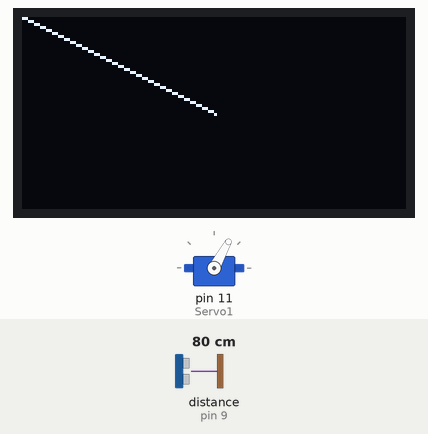
Simulated run of this sketch. Board: Arduino Uno, built with avr-gcc and run on an emulated ATmega328P. On the bench: 128×64 one-colour display, servo. Wiring (inferred from the names in the program): ultrasonic range finder: trigger pin 8; echo pin 9. Inputs (shaded band) come from the test bench; at power-on: distance to the obstacle (sensor on pin 9) 80 cm. The echo pulse lasts 58.3 µs per cm.

Above: at 4.2 s.
4.3 s: distance to the obstacle (sensor on pin 9) set to 2 cm
At 4.6 s:
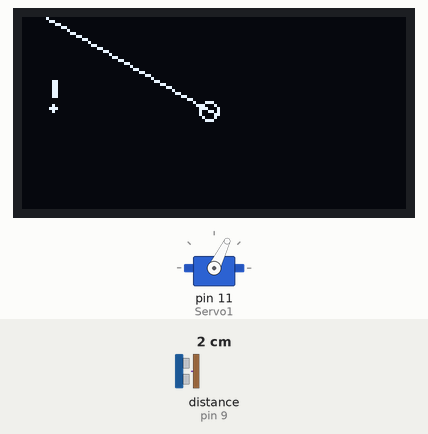
6.5 s: distance to the obstacle (sensor on pin 9) set to 60 cm
At 6.81 s:
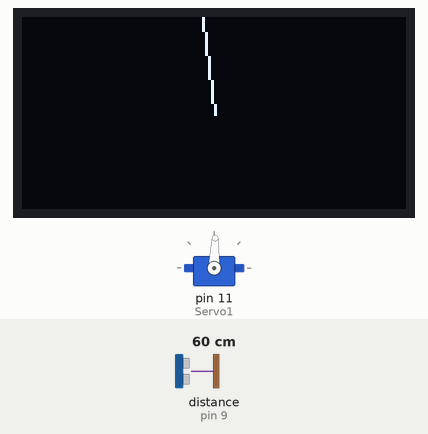
8.7 s: distance to the obstacle (sensor on pin 9) set to 4 cm
At 8.88 s:
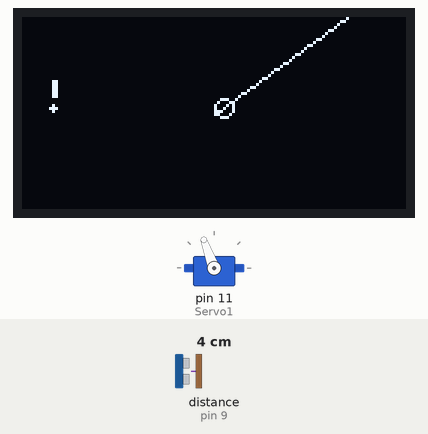
10.8 s: distance to the obstacle (sensor on pin 9) set to 120 cm
At 11.1 s:
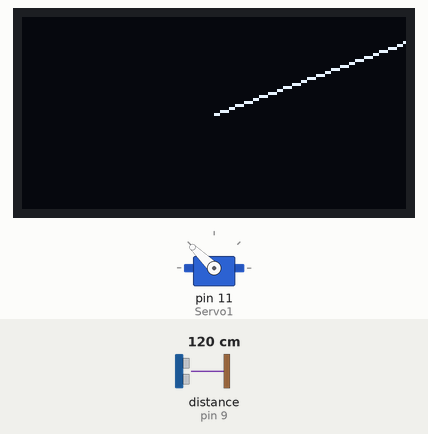
13.0 s: distance to the obstacle (sensor on pin 9) set to 250 cm
Timing chart, 0 to 15.5 s (numbered marks = the images above; inputs shaded):
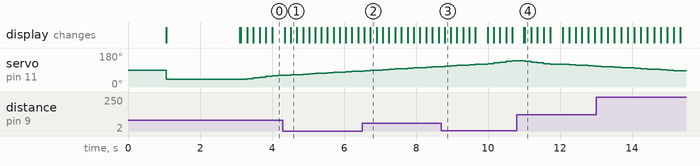

Measured:
- after the input at 4.3 s, the display: first differs from a run without the input after 0.22 s (image 1)
- after the input at 6.5 s, the display: first differs from a run without the input after 0.23 s (image 2)
- after the input at 8.7 s, the display: changes after 0.10 s (image 3)
- after the input at 10.8 s, the display: first differs from a run without the input after 0.22 s (image 4)

The sketch:

mini_radar_system.ino
```cpp
#include <SPI.h>
#include <Wire.h>
#include <Adafruit_GFX.h>
#include <Adafruit_SSD1306.h>
#include <Servo.h>
#define Trig 8
#define Echo 9

Adafruit_SSD1306 display(-1);
Servo Servo1;

void setup()
{
  // initialize with the I2C addr 0x3C
  display.begin(SSD1306_SWITCHCAPVCC, 0x3C);
  pinMode(Trig, OUTPUT);
  pinMode(Echo, INPUT);
  Servo1.attach(11);
  delay(1000);
  Servo1.write(40);
  display.clearDisplay();
  display.setTextSize(1);
  display.setTextColor(WHITE);
  display.setCursor(20, 10);
  display.println("Arduino RADAR");
  display.display();
  delay(2000);


}
long distance, duration, Distance;
void loop() {
  int i, j, k, l, m, n;  //Define Loop variables

  for (i = 10; i >= 0; i -= 2)         //loop for moving the line from centre left to top left
  {
    int servomap = map(i, 0, 10, 60, 40);   //map the servo values
    Distance = Distance_value();  //get the distance sensor value by calling the function
    if (Distance > 40 )   //if object is out of range (no circle will be displayed on the line
    {
      display.clearDisplay();
      Servo1.write(servomap);
      display.drawLine(64, 32, 0, i, WHITE );    //draw a line
      display.display();
      delay(100);
    }
    else if (Distance >= 0 && Distance <= 40)  //if object is in range
    {
      int xmap1 = map(Distance, 0, 40, 64, 0);    //map funtion for draw circle at exact location of the object
      int ymap1 = map(Distance, 0, 40, 32, i);
      display.clearDisplay();
      Servo1.write(servomap);
      display.drawLine(64, 32, 0, i, WHITE );    //draw line
      display.drawCircle(xmap1, ymap1, 3, WHITE);  //draw object location circle
      display.fillCircle(10, 30, 1, WHITE);    //object detection sign
      display.fillRoundRect(10, 20, 2, 8, 2, WHITE);  //object detection sign
      display.display();
      delay(100);
    }
  }
  for (j = 0; j <= 128; j += 4) //moving from left to right
  {
    int servomap = map(j, 0, 128, 61, 120);
    Distance = Distance_value();
    if (Distance > 40 )
    {
      display.clearDisplay();
      Servo1.write(servomap);
      display.drawLine(64, 32, j, 0, WHITE );
      display.display();
      delay(100);
    }
    else if (Distance >= 0 && Distance <= 40)
    {
      int xmap2 = map(Distance, 0, 40, 64, j);
      int ymap2 = map(Distance, 0, 40, 32, 0);
      display.clearDisplay();
      Servo1.write(servomap);
      display.drawLine(64, 32, j, 0, WHITE );
      display.drawCircle(xmap2, ymap2, 3, WHITE);
      display.fillCircle(10, 30, 1, WHITE);
      display.fillRoundRect(10, 20, 2, 8, 2, WHITE);
      display.display();
      delay(100);
    }
  }
  for (k = 0; k <= 10 ; k += 2) //moving from top right to centre right
  {
    int servomap = map(k, 0, 10, 121, 140);
    Distance = Distance_value();
    if (Distance > 40 )
    {
      display.clearDisplay();
      Servo1.write(servomap);
      display.drawLine(64, 32, 128, k, WHITE );
      display.display();
      delay(100);
    }
    else if (Distance >= 0 && Distance <= 40)
    {
      int xmap3 = map(Distance, 0, 40, 64, 128);
      int ymap3 = map(Distance, 0, 40, 32, k);
      display.clearDisplay();
      Servo1.write(servomap);
      display.drawLine(64, 32, 128, k, WHITE );
      display.drawCircle(xmap3, ymap3, 3, WHITE);
      display.fillCircle(10, 30, 1, WHITE);
      display.fillRoundRect(10, 20, 2, 8, 2, WHITE);
      display.display();
      delay(100);
    }
  }
  for (l = 10; l >= 0 ; l -= 2) //reserve loops
  {
    int servomap = map(l, 10, 0, 140, 120);
    Distance = Distance_value();
    if (Distance > 40 )
    {
      display.clearDisplay();
      Servo1.write(servomap);
      display.drawLine(64, 32, 128, l, WHITE );
      display.display();
      delay(100);
    }
    else if (Distance >= 0 && Distance <= 40)
    {
      int xmap3 = map(Distance, 0, 40, 64, 128);
      int ymap3 = map(Distance, 0, 40, 32, l);
      display.clearDisplay();
      Servo1.write(servomap);
      display.drawLine(64, 32, 128, l, WHITE );
      display.drawCircle(xmap3, ymap3, 3, WHITE);
      display.fillCircle(10, 30, 1, WHITE);
      display.fillRoundRect(10, 20, 2, 8, 2, WHITE);
      display.display();
      delay(100);
    }
  }
  for (m = 128; m >= 0; m -= 4)
  {
    int servomap = map(m, 128, 0, 121, 60);
    Distance = Distance_value();
    if (Distance > 40 )
    {
      display.clearDisplay();
      Servo1.write(servomap);
      display.drawLine(64, 32, m, 0, WHITE );
      display.display();
      delay(100);
    }
    else if (Distance >= 0 && Distance <= 40)
    {
      int xmap2 = map(Distance, 0, 40, 64, m);
      int ymap2 = map(Distance, 0, 40, 32, 0);
      display.clearDisplay();
      Servo1.write(servomap);
      display.drawLine(64, 32, m, 0, WHITE );
      display.drawCircle(xmap2, ymap2, 3, WHITE);
      display.fillCircle(10, 30, 1, WHITE);
      display.fillRoundRect(10, 20, 2, 8, 2, WHITE);
      display.display();
      delay(100);
    }
  }
  for (n = 0; n <= 10; n += 2)
  {
    int servomap = map(n, 0, 10, 61, 40);
    Distance = Distance_value();
    if (Distance > 40 )
    {
      display.clearDisplay();
      Servo1.write(servomap);
      display.drawLine(64, 32, 0, n, WHITE );
      display.display();
      delay(100);
    }
    else if (Distance >= 0 && Distance <= 40)
    {
      int xmap1 = map(Distance, 0, 40, 64, 0);
      int ymap1 = map(Distance, 0, 40, 32, n);
      display.clearDisplay();
      Servo1.write(servomap);
      display.drawLine(64, 32, 0, n, WHITE );
      display.drawCircle(xmap1, ymap1, 3, WHITE);
      display.fillCircle(10, 30, 1, WHITE);
      display.fillRoundRect(10, 20, 2, 8, 2, WHITE);
      display.display();
      delay(100);
    }
  }
}


int Distance_value()  //funtion to get the distance value
{
  digitalWrite(Trig, LOW);
  delayMicroseconds(2);
  digitalWrite(Trig, HIGH);
  delayMicroseconds(10);
  digitalWrite(Trig, LOW);
  duration = pulseIn(Echo, HIGH);
  distance = (duration / 2) / 29.1;
  display.setTextSize(1);
  display.setTextColor(WHITE);
  display.setCursor(100, 25);
  display.println(distance);  //display distance value on oled display
  delay(15);
  display.display();
  return distance; //return the distance value

}
```
